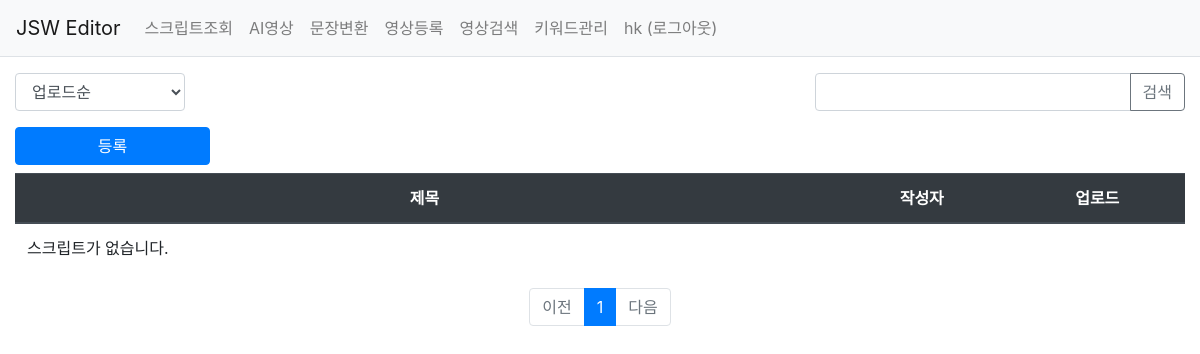
Page /pybo/automake/ (signed in) on the earlier database version.
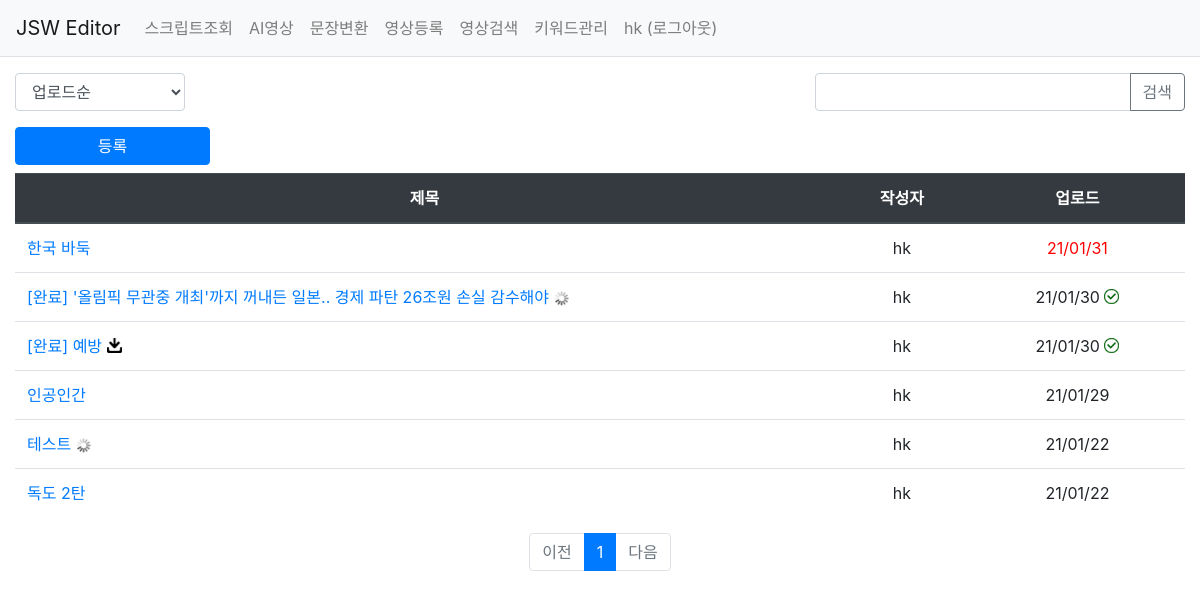
Same page on the later database version.
### pybo/models.py (models this page shows, shortened)
class Youtube(models.Model):
    author = models.ForeignKey(User, on_delete=models.CASCADE, related_name='author_youtube')
    subject = models.CharField(max_length=200)
    content = models.TextField()
    thumbnail_text = models.TextField(null=True)
    thumbnail_url = models.CharField(max_length=1000, null=True, blank=True)
    thumbnail_bg = models.CharField(max_length=1000, null=True, blank=True)
    video_id = models.CharField(max_length=100, null=True, blank=True)
    category = models.CharField(max_length=200, null=True, blank=True)
    status = models.CharField(max_length=200, null=True, blank=True)
    create_date = models.DateTimeField()
    modify_date = models.DateTimeField(null=True, blank=True)
    download_flag = models.CharField(null=True, max_length=10, blank=True)
    upload_flag = models.CharField(null=True, max_length=10, blank=True)
    upload_target = models.DateTimeField(null=True, blank=True)

### pybo/views/automake_views.py (the view)
# urls.py: path('automake/', automake_views.automake, name='automake'),
@login_required(login_url='common:login')
def automake(request):
    page = request.GET.get('page', '1')  # 페이지
    kw = request.GET.get('kw', '')  # 검색어
    so = request.GET.get('so', 'recent')  # 정렬기준
    today = timezone.now() + timedelta(days=0)
    tomorrow = timezone.now() + timedelta(days=1)
    if so == 'create':
        question_list = Youtube.objects.order_by('-create_date')
    else:  # recent
        question_list = Youtube.objects.order_by('-upload_target', '-modify_date')
    if kw:
        question_list = question_list.filter(
            Q(subject__icontains=kw) |  # 제목검색
            Q(content__icontains=kw) |  # 내용검색
            Q(author__username__icontains=kw) # 질문 글쓴이검색
        ).distinct()
    paginator = Paginator(question_list, 10)  # 페이지당 10개씩 보여주기
    page_obj = paginator.get_page(page)
    context = {'question_list': page_obj, 'page': page, 'kw': kw, 'so': so, 'today':today, 'tomorrow':tomorrow}  # <------ so 추가
    return render(request, 'pybo/automake_list.html', context)

### templates/pybo/automake_list.html (shortened to what the changed rows need)
{% extends 'base.html' %}
{% load pybo_filter %}
{% load static %}
{% block content %}
<div class="container my-3">
    <table class="table">
        <thead>
        <tr class="text-center thead-dark">
            <th style="width:70%">제목</th>
            <th>작성자</th>
            <th>업로드</th>
        </tr>
        </thead>
        <tbody>
        {% if question_list %}
        {% for question in question_list %}
        <tr class="text-center">
            <td class="text-left">
                {% if question.upload_flag == '1' %}
                <a href="https://youtu.be//{{ question.video_id|default_if_none:'' }}" target="_blank"><span>[완료]</span></a>
                {% elif question.status is none %}
                <span style="color:blue;font-weight: bold;"></span>
                {% elif question.status == '영상' %}
                <span style="color:red;font-weight: bold;">[{{ question.status|default_if_none:'' }}]</span>
                {% elif question.status == '녹음' %}
                <span style="color:green;font-weight: bold;">[{{ question.status|default_if_none:'' }}]</span>
                {% else %}
                <span style="color:blue;font-weight: bold;">[{{ question.status|default_if_none:'' }}]</span>
                {% endif %}
                <a href="{% url 'pybo:automake_detail' question.id %}"> {{ question.subject|truncatechars:42 }}</a>
                {% if question.download_flag == '1' %}
                <a href="/static/output_2/keyword_{{ question.id }}.zip"><img src="/static/img/btn_download.png" style="width:15px;padding-bottom:4px"></a>
                {% elif question.download_flag == '2' %}
                <img src="/static/img/btn_loading.gif" style="width:15px">
                {% endif %}
            </td>
            <td>{{ question.author.username }}</td>
            {% if question.upload_target|date:"y/m/d"|default_if_none:'' == today|date:"y/m/d"|default_if_none:'' or question.upload_target|date:"y/m/d"|default_if_none:'' == tomorrow|date:"y/m/d"|default_if_none:'' %}
                {% if question.upload_flag == '1' %}
                <td>{{ question.upload_target|date:"y/m/d"|default_if_none:'' }}
                {% else %}
                <td style="color:red;">{{ question.upload_target|date:"y/m/d"|default_if_none:'' }}
                {% endif %}
            {% else %}
            <td>
            {{ question.upload_target|date:"y/m/d"|default_if_none:'' }}
            {% endif %}
            {% if question.upload_flag == '1' %}
            <img src="/static/img/check.png" style="width:15px;padding-bottom:4px">
            {% endif %}
            </td>
        </tr>
        {% endfor %}
        {% else %}
        <tr>
            <td colspan="3">스크립트가 없습니다.</td>
        </tr>
        {% endif %}
        </tbody>
    </table>
    <ul class="pagination justify-content-center">
        {% for page_number in question_list.paginator.page_range %}
        {% if page_number >= question_list.number|add:-5 and page_number <= question_list.number|add:5 %}
            {% if page_number == question_list.number %}
            <li class="page-item active" aria-current="page">
                <a class="page-link" data-page="{{ page_number }}" href="#">{{ page_number }}</a>
            </li>
            {% else %}
            <li class="page-item">
                <a class="page-link" data-page="{{ page_number }}" href="#">{{ page_number }}</a>
            </li>
            {% endif %}
        {% endif %}
        {% endfor %}
    </ul>
</div>
{% endblock %}

Differences in the rows shown:
added Youtube: subject "한국 바둑", author.username "hk", upload_target "21/01/31"
added Youtube: subject "'올림픽 무관중 개최'까지 꺼내든 일본.. 경제 파탄 26조원 손실 감수해야", author.username "hk", upload_target "21/01/30"
added Youtube: subject "예방", author.username "hk", upload_target "21/01/30"
added Youtube: subject "인공인간", author.username "hk", upload_target "21/01/29"
added Youtube: subject "테스트", author.username "hk", upload_target "21/01/22"
added Youtube: subject "독도 2탄", author.username "hk", upload_target "21/01/22"
Other differences:
text no longer shown: "스크립트가 없습니다."
